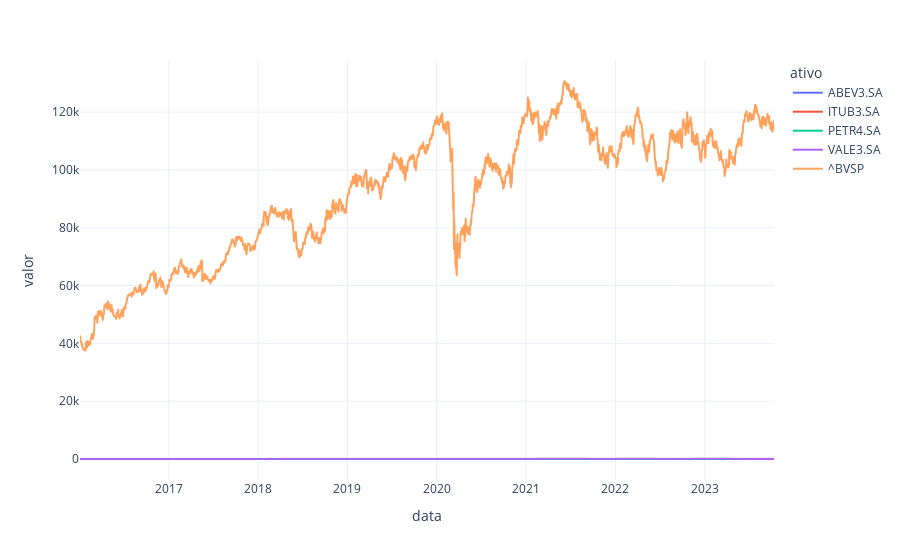

Notebook source saved alongside this figure:
### Code cell
fig = px.line(fechamento_vertical, x="data", y="valor", color='ativo', template='plotly_white')
fig.show()

### Figure 1 — Plotly figure (JSON) as saved in the notebook; plotly's stock layout.template omitted (floating-point values rounded to 4 significant figures; data arrays with more than 128 entries replaced by an {"elided": "..."} marker saying what was removed)
{"data": [{"hovertemplate": "ativo=ABEV3.SA<br>data=%{x}<br>valor=%{y}<extra></extra>", "legendgroup": "ABEV3.SA", "line": {"color": "#636efa", "dash": "solid"}, "marker": {"symbol": "circle"}, "mode": "lines", "name": "ABEV3.SA", "showlegend": true, "type": "scattergl", "x": {"elided": "1938 str values"}, "xaxis": "x", "y": {"elided": "1938 float values"}, "yaxis": "y"}, {"hovertemplate": "ativo=ITUB3.SA<br>data=%{x}<br>valor=%{y}<extra></extra>", "legendgroup": "ITUB3.SA", "line": {"color": "#EF553B", "dash": "solid"}, "marker": {"symbol": "circle"}, "mode": "lines", "name": "ITUB3.SA", "showlegend": true, "type": "scattergl", "x": {"elided": "1938 str values"}, "xaxis": "x", "y": {"elided": "1938 float values"}, "yaxis": "y"}, {"hovertemplate": "ativo=PETR4.SA<br>data=%{x}<br>valor=%{y}<extra></extra>", "legendgroup": "PETR4.SA", "line": {"color": "#00cc96", "dash": "solid"}, "marker": {"symbol": "circle"}, "mode": "lines", "name": "PETR4.SA", "showlegend": true, "type": "scattergl", "x": {"elided": "1938 str values"}, "xaxis": "x", "y": {"elided": "1938 float values"}, "yaxis": "y"}, {"hovertemplate": "ativo=VALE3.SA<br>data=%{x}<br>valor=%{y}<extra></extra>", "legendgroup": "VALE3.SA", "line": {"color": "#ab63fa", "dash": "solid"}, "marker": {"symbol": "circle"}, "mode": "lines", "name": "VALE3.SA", "showlegend": true, "type": "scattergl", "x": {"elided": "1938 str values"}, "xaxis": "x", "y": {"elided": "1938 float values"}, "yaxis": "y"}, {"hovertemplate": "ativo=^BVSP<br>data=%{x}<br>valor=%{y}<extra></extra>", "legendgroup": "^BVSP", "line": {"color": "#FFA15A", "dash": "solid"}, "marker": {"symbol": "circle"}, "mode": "lines", "name": "^BVSP", "showlegend": true, "type": "scattergl", "x": {"elided": "1930 str values"}, "xaxis": "x", "y": {"elided": "1930 int values"}, "yaxis": "y"}], "layout": {"legend": {"title": {"text": "ativo"}, "tracegroupgap": 0}, "margin": {"t": 60}, "xaxis": {"anchor": "y", "domain": [0, 1], "title": {"text": "data"}}, "yaxis": {"anchor": "x", "domain": [0, 1], "title": {"text": "valor"}}}}
